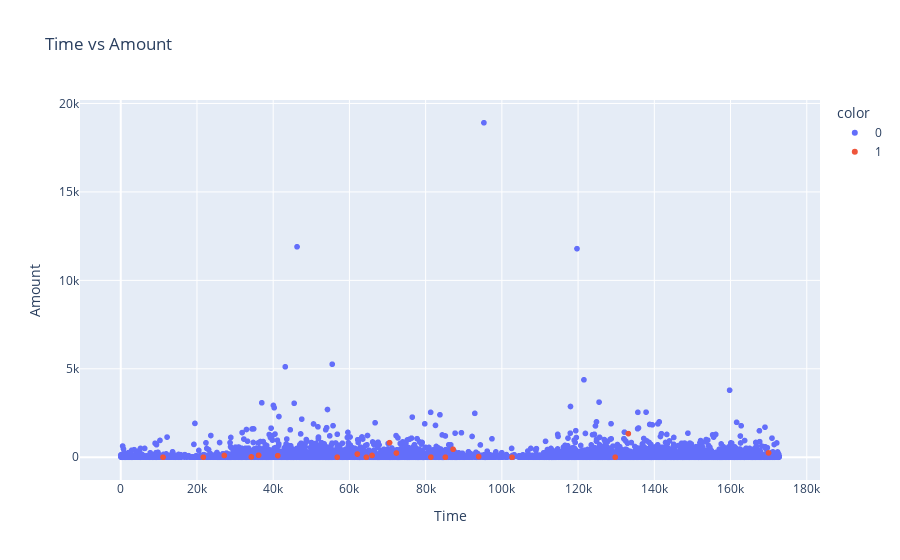

Notebook code for this chart:
### Code cell
# 📈 6. EDA - Time vs Amount Scatter Plot using Plotly
sample_df = df.sample(10000)
fig = px.scatter(sample_df, x="Time", y="Amount", color=sample_df["Class"].astype(str), title="Time vs Amount")
fig.show()

### Figure 1 — Plotly figure (JSON) as saved in the notebook; plotly's stock layout.template omitted (floating-point values rounded to 4 significant figures; data arrays with more than 128 entries replaced by an {"elided": "..."} marker saying what was removed)
{"data": [{"hovertemplate": "color=0<br>Time=%{x}<br>Amount=%{y}<extra></extra>", "legendgroup": "0", "marker": {"color": "#636efa", "symbol": "circle"}, "mode": "markers", "name": "0", "showlegend": true, "x": {"elided": "9980 float values"}, "xaxis": "x", "y": {"elided": "9980 float values"}, "yaxis": "y", "type": "scattergl"}, {"hovertemplate": "color=1<br>Time=%{x}<br>Amount=%{y}<extra></extra>", "legendgroup": "1", "marker": {"color": "#EF553B", "symbol": "circle"}, "mode": "markers", "name": "1", "showlegend": true, "x": [36170.0, 129700.0, 62080.0, 41200.0, 81370.0, 34260.0, 170000.0, 72330.0, 70540.0, 87200.0, 102700.0, 133200.0, 11090.0, 85180.0, 64440.0, 21660.0, 65940.0, 56810.0, 27160.0, 93900.0], "xaxis": "x", "y": [111.7, 1.0, 180.0, 88.23, 7.57, 19.02, 245.0, 238.9, 824.8, 451.3, 0.0, 1335.0, 1.0, 2.0, 0.0, 1.0, 101.5, 1.0, 99.99, 37.93], "yaxis": "y", "type": "scattergl"}], "layout": {"xaxis": {"anchor": "y", "domain": [0.0, 1.0], "title": {"text": "Time"}}, "yaxis": {"anchor": "x", "domain": [0.0, 1.0], "title": {"text": "Amount"}}, "legend": {"title": {"text": "color"}, "tracegroupgap": 0}, "title": {"text": "Time vs Amount"}}}
